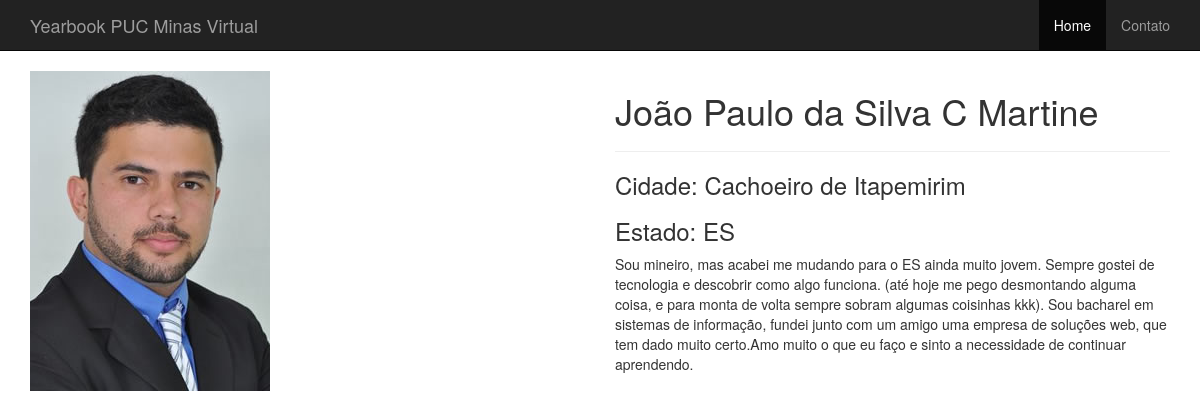
The page /aluno.php?id=1 on the database its author committed.
### tables this page shows
CREATE TABLE IF NOT EXISTS `aluno` (
  `id` int(11) NOT NULL AUTO_INCREMENT,
  `Nome` varchar(50) NOT NULL,
  `Cidade` varchar(60) DEFAULT NULL,
  `ES` varchar(60) DEFAULT NULL,
  `foto` varchar(100) DEFAULT NULL,
  `Descricao` varchar(450) DEFAULT NULL,
  PRIMARY KEY (`id`)
);

### aluno.php (the view, shortened to what this page needs)
<?php
$id = $_GET['id'];
 ?>
<!DOCTYPE html>
<html>
  <head>
    <link href="http://netdna.bootstrapcdn.com/bootstrap/3.2.0/css/bootstrap.min.css"
    rel="stylesheet" type="text/css">
  </head>
  <body class="">
     <div class="navbar navbar-inverse navbar-static-top">
      <div class="container">
        <div class="navbar-header">
          <a class="navbar-brand" href="#">Yearbook PUC Minas Virtual</a>
        </div>
        <div class="collapse navbar-collapse navbar-ex1-collapse">
          <ul class="nav navbar-nav navbar-right">
            <li class="active">
              <a href="index.php">Home</a>
            </li>
            <li class="">
              <a href="#">Contato</a>
            </li>
          </ul>
        </div>
      </div>
    </div>
    <div class="container">
      <div class="row">
        <?php
        $pdo = conn_mysql();
        try {
          $sql = 'SELECT * FROM aluno WHERE id = '. $id;
          $buscar = $pdo->query($sql);
            foreach ($buscar as $aluno){
            echo  "<div class='col-md-6'>";
            echo  "<img src='img/".$aluno['foto']."' class='img-responsive'>";
            echo  "</div>";
            echo "<div class='col-md-6'>";
            echo "<h1>".$aluno['Nome']."</h1>";
            echo "<hr>";
            echo "<h3>Cidade: ".$aluno['Cidade']."</h3>";
            echo "<h3>Estado: ".$aluno['ES']."</h3>";
            echo "<p>".$aluno['Descricao']."</p>";
            echo "</div>";
           }
        } catch (Exception $e) {
        }
         ?>
      </div>
    </div>
  </body>
</html>

### rows shown on the page
aluno: foto (picture), Nome "João Paulo da Silva C Martine", Cidade "Cachoeiro de Itapemirim", ES "ES", Descricao "Sou mineiro, mas acabei me mudando para o ES ainda muito jovem. Sempre gostei de tecnologia e descobrir como algo funciona. (até hoje me pego desmontando alguma coisa, e para monta de volta sempre sobram algumas coisinhas kkk). Sou bacharel em sistemas de informação, fundei junto com um amigo uma empresa de soluções web, que tem dado muito certo.Amo muito o que eu faço e sinto a necessidade de continuar aprendendo."
